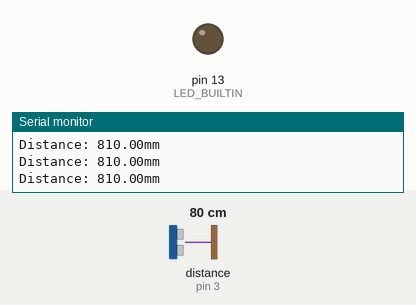
Recording of a sketch running on a simulated Arduino Uno, built with avr-gcc and run on an emulated ATmega328P. On the bench: output pins drawn as LEDs (lit = HIGH), the last lines printed to the serial monitor. The test bench sets the inputs (shaded band); at power-on: distance to the obstacle (sensor on pin 3) 80 cm. The echo pulse lasts 58.3 µs per cm.

Above: at 1.2 s.
1.3 s: distance to the obstacle (sensor on pin 3) set to 23 cm
2.8 s: distance to the obstacle (sensor on pin 3) set to 18 cm
At 3.8 s:
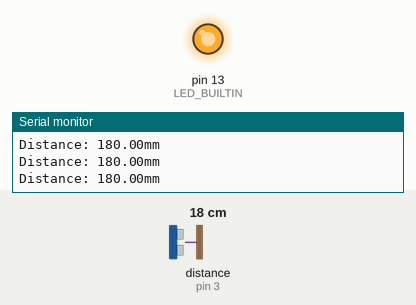
4.3 s: distance to the obstacle (sensor on pin 3) set to 35 cm
At 4.8 s:
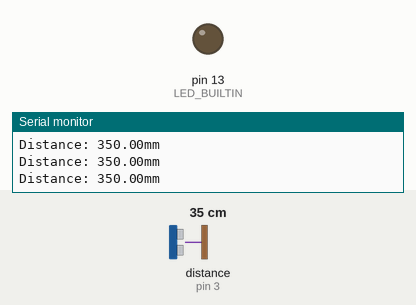
5.8 s: distance to the obstacle (sensor on pin 3) set to 2 cm
At 6.1 s:
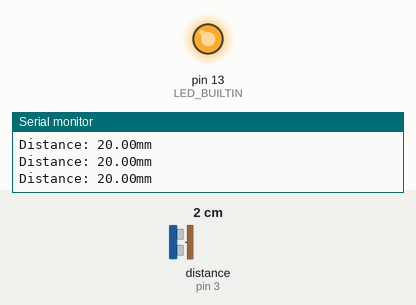
Timing chart, 0 to 8.3 s (numbered marks = the images above; inputs shaded):
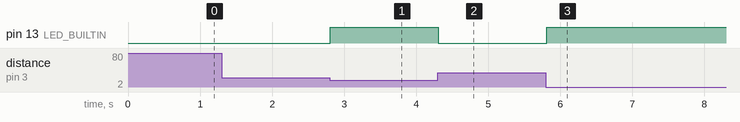

Measured:
- the behaviour switches between 21 and 20 cm on distance to the obstacle (sensor on pin 3) (found by bisection; images 0 and 1)
- after the input at 2.8 s, pin 13 (LED_BUILTIN): LOW → HIGH at once
- after the input at 4.3 s, pin 13 (LED_BUILTIN): HIGH → LOW at once
- after the input at 5.8 s, pin 13 (LED_BUILTIN): LOW → HIGH at once

The sketch:

sketch_mar29a.ino
```cpp
#include <NewPing.h>

#define SONAR_NUM 1 // 초음파 센서 1개
#define MAX_DISTANCE 150 // 최대 인식 거리

#define Front 0

#define TRIG 2  //  초음파 센서 Trig 핀
#define ECHO 3  //  초음파 센서 Echo 핀

NewPing sonar(TRIG, ECHO, MAX_DISTANCE);

void setup() {
  pinMode(LED_BUILTIN, OUTPUT); // 내장 LED 사용
  Serial.begin(115200); // 통신 속도를 115200으로 정의
}

long sonar_front(void) {
  long duration, distance;

  digitalWrite(TRIG, HIGH);
  delayMicroseconds(10);
  digitalWrite(TRIG, LOW);

  duration = pulseIn(ECHO, HIGH);
  distance = ((float)(340 * duration) / 1000) / 2;

  return distance;
}

void loop() {
  float front_sonar = 0.0;  // 거리 초기화

  front_sonar = sonar.ping_cm()*10;  //  단위를 mm으로 변경
  if(front_sonar == 0.0)  front_sonar = MAX_DISTANCE;

  Serial.print("Distance: ");
  Serial.print(front_sonar);  //   거리 출력
  Serial.println("mm");

  if((front_sonar > 0) && (front_sonar <= 200.0)){  // 200mm보다 가까우면 LED 켜짐, 멀어지면 LED 꺼짐
    digitalWrite(LED_BUILTIN, HIGH);   // LED 켜짐
    delay(5);  //  1초동안 켜짐
  }
  else{
    digitalWrite(LED_BUILTIN, LOW);    // LED 꺼짐
    delay(5);  //  1초동안 꺼짐
  }
}
```
